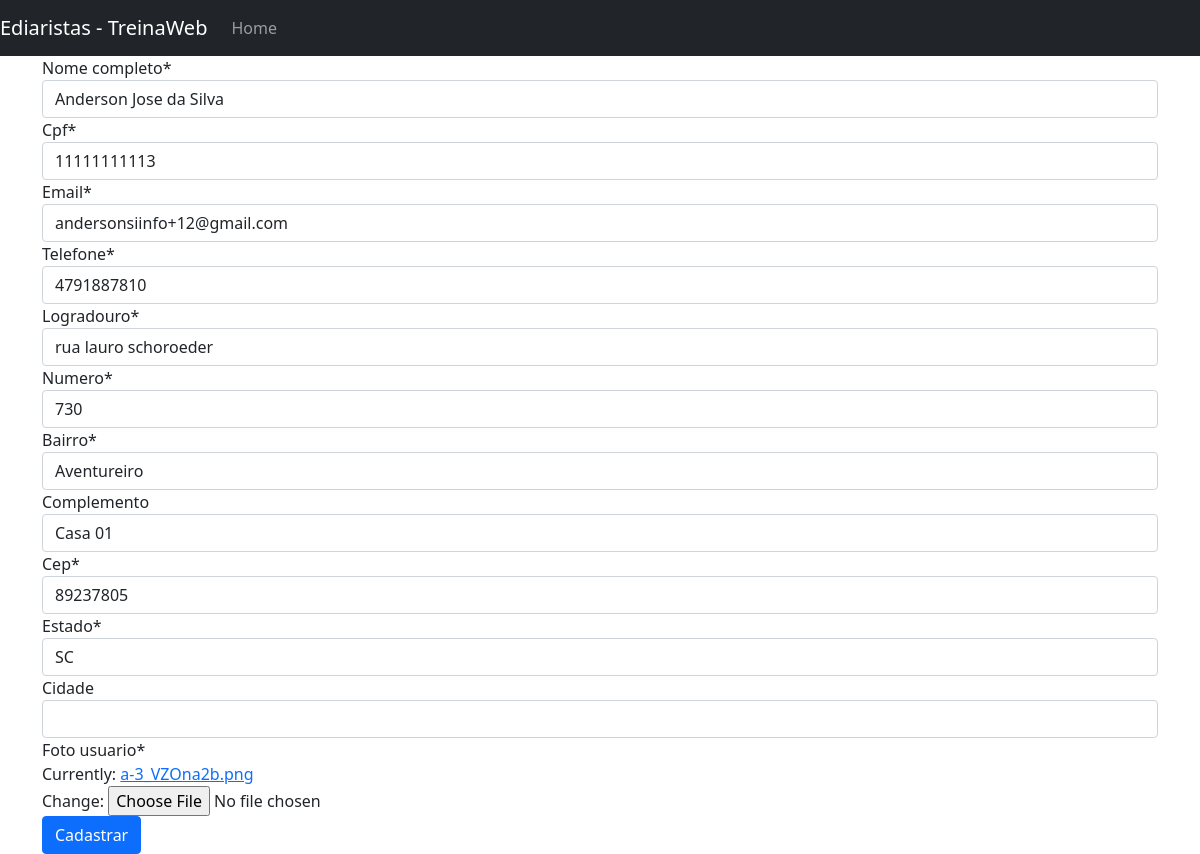
The app's page /web/editar_diarista/4 with its own data.
### web/models.py (models this page shows)
class Diaristas(models.Model):
    nome_completo = models.CharField(max_length=100, null=False, blank=False)
    cpf = models.CharField(max_length=11, null=False, blank=False, unique=True)
    email = models.EmailField(null=False, blank=False, unique=True)
    telefone = models.CharField(max_length=11, null=False, blank=False)
    logradouro = models.CharField(max_length=60, null=False, blank=False)
    numero = models.IntegerField(null=False, blank=False)
    bairro = models.CharField(max_length=60, null=False, blank=False)
    complemento = models.CharField(max_length=100, null=False, blank=True)
    cep = models.CharField(max_length=8, null=False, blank=False)
    estado = models.CharField(max_length=2, null=False, blank=False)
    cidade = models.CharField(max_length=30, null=False, blank=True)
    codigo_ibge = models.IntegerField(null=False, blank=False)
    foto_usuario = models.ImageField(null=False)

### web/views.py (the view)
# urls.py: path('editar_diarista/<int:diarista_id>', editar_diarista, name='editar_diarista'),
def editar_diarista(request, diarista_id):
    diarista = Diaristas.objects.get(id=diarista_id)
    if request.method == 'POST':
        form_diarista = diarista_form.DiaristaForm(request.POST or None, request.FILES, instance=diarista)
        if form_diarista.is_valid():
            form_diarista.save()
            return redirect('listar_diaristas')
    else:
        form_diarista = diarista_form.DiaristaForm(instance=diarista)
    return render(request, 'form_diarista.html', {'form_diarista': form_diarista})

### web/forms/diarista_form.py (shortened to what this page needs)
class DiaristaForm(forms.ModelForm):
    cpf = forms.CharField(widget=forms.TextInput(attrs={'data-mask': '000.000.000-00'}))
    cep = forms.CharField(widget=forms.TextInput(attrs={'data-mask': '00000-000'}))
    telefone = forms.CharField(widget=forms.TextInput(attrs={'data-mask': '(00) 0 0000-0000'}))
    class Meta:
        model = Diaristas
        fields = '__all__'
        exclude = ('codigo_ibge',)

### web/templates/form_diarista.html (shortened to what this page needs)
{% extends 'base.html'%}
{% load crispy_forms_tags %}
{% block conteudo %}
<form method="post" enctype="multipart/form-data">
    {{form_diarista|crispy}}
    <button type="submit" class="btn btn-primary">Cadastrar</button>
</form>
{% endblock conteudo %}

### records on screen
Diaristas: nome_completo "Anderson Jose da Silva", cpf "11111111113", email "andersonsiinfo+12@gmail.com", telefone "4791887810", logradouro "rua lauro schoroeder", numero "730", bairro "Aventureiro", complemento "Casa 01", cep "89237805", estado "SC"
